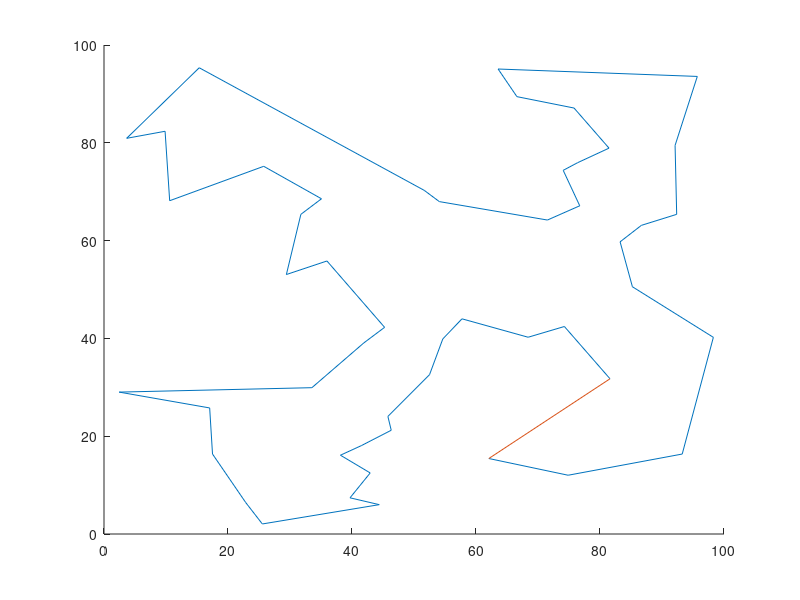

MATLAB code to generate this figure: (Note: this script raises an error after producing the figure.)
%najdi nejkratsi vzdalenost mezi dvema mesty, jedno z mest vyber jako
%vychozi a z neho najdi nejblizsi dosud nenavstivene mesto atd.

load('mesta.txt');
pocet_mest=length(mesta(:,1));

%MATICE VZDALENOSTI
for i=1:pocet_mest
    for j=1:pocet_mest
        if (i~=j) %vzdalenosti pod i nad diagonalou
            deltax=mesta(i,2)-mesta(j,2);
            deltay=mesta(i,3)-mesta(j,3);
            vzd(i,j)=(deltax^2+deltay^2)^0.5;
            vzd(j,i)=(deltax^2+deltay^2)^0.5; %i symetricke hodnoty
        else %same +INF
            vzd(i,j)=Inf;
        end
    end
end 
            
%NAJDI VYCHOZI BOD PODLE NEJKRATSI VZDALENOSTI
minimum=Inf;
for i=1:(pocet_mest-1)
    for j=(i+1):pocet_mest
        if minimum>vzd(i,j)
            minimum=vzd(i,j);
            reseni(1)=i; %vychozi bod, ze ktereho vede nejkratsi cesta
        end
    end
end

%ZMENOU VYCHOZIHO MESTA NA NAHODNE LZE NALEZTI JINA RESENI
reseni(1)=45;

%GREEDY SEARCH
for cest=2:pocet_mest
    %najdi minimum z mesta cest-1
    minimum=Inf;
    for i=1:pocet_mest %projdi cely sloupec
        if (minimum>vzd(i,reseni(cest-1)))
            minimum=vzd(i,reseni(cest-1));
            reseni(cest)=i;
        end
    end
    %zajisti, ze uz nikdo do mesta cest-1 nepujde
     for i=1:pocet_mest
         vzd(i,reseni(cest-1))=Inf;
         vzd(reseni(cest-1),i)=Inf;
     end
end
    
figure('Name','GreedySearch-best');
hold on;
plot(mesta(reseni,2),mesta(reseni,3));
plot([mesta(reseni(pocet_mest),2),mesta(reseni(1),2)],[mesta(reseni(pocet_mest),3),mesta(reseni(1),3)]);
        
-VYHODNOCENI(reseni,mesta)